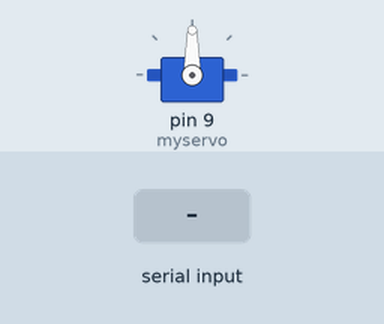
The sketch below on a simulated Arduino Uno, built with avr-gcc and run on an emulated ATmega328P. Parts: servo. Inputs (shaded band) come from the test bench.

Above: at 1.2 s.
1.3 s: byte 30 received over Serial
At 2.3 s:
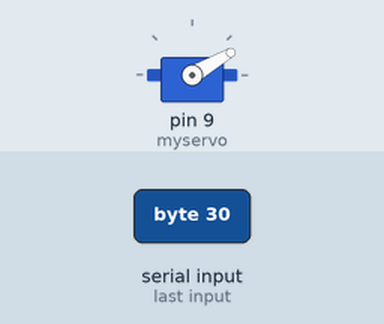
2.8 s: byte 120 received over Serial
At 3.4 s:
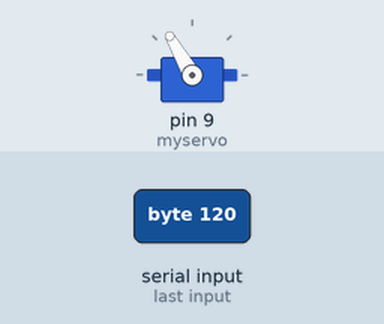
Timing chart, 0 to 5.8 s (numbered marks = the images above; inputs shaded):
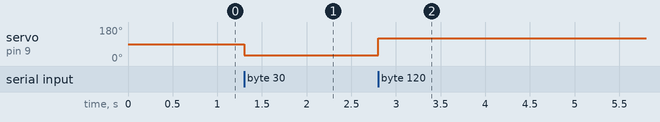

The sketch:

Servo_Sweep_over_xbee__RX_.ino
```cpp
//receiving arduino

#include <Servo.h>

Servo myservo;

int incomingPos; //set variable for incoming data

void setup()
{
  Serial.begin(9600); //commence serial comm.
  myservo.attach(9);  //setup servo on pin 9
}

void loop() {

  if (Serial.available() > 0) { //check if data is being transmitted

    incomingPos = Serial.read(); //Pass data into variable
    myservo.write(incomingPos); //Pass variable onto servo
  }
}
```

Measured:
- after the input at 1.3 s, servo on pin 9 (myservo): 90° → 30° at once
- after the input at 2.8 s, servo on pin 9 (myservo): 30° → 120° at once
